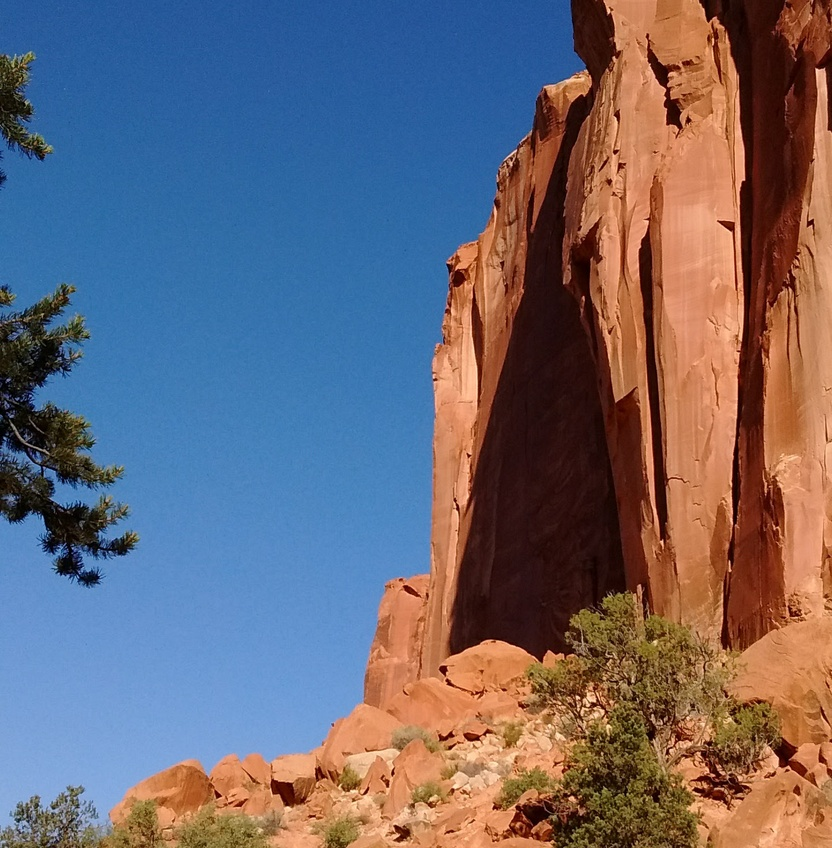
#> input picture figures/utah.cropped.jpg, 832 x 848 px, shrunk from 1440 x 1468 before the run
$ python svd-compress.py   (Python 2 division)   (older library calls are emulated)
#> lines starting #> are read from the running program, lines starting #| are printed output that depends on the picture
from numpy import *
import numpy.linalg
import matplotlib.pyplot as plt

from scipy import misc
img = misc.imread('utah.cropped.jpg', mode='YCbCr')
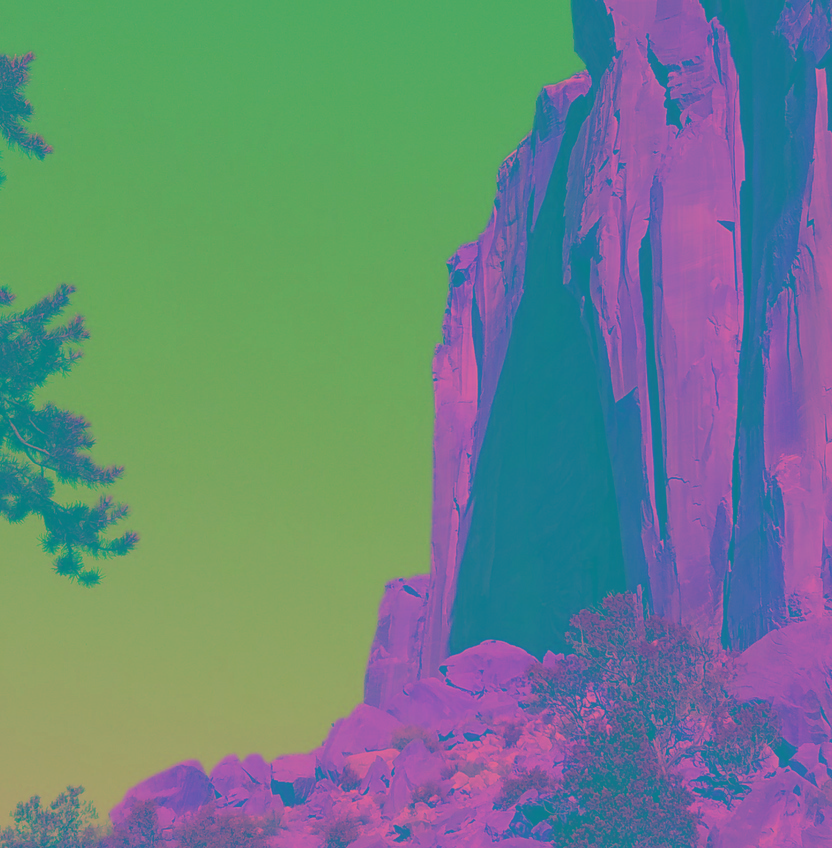
#> img: shape (848, 832, 3); mean R, G, B 105.2, 132.4, 129
img = img[:,:,0]  # isolate Y channel
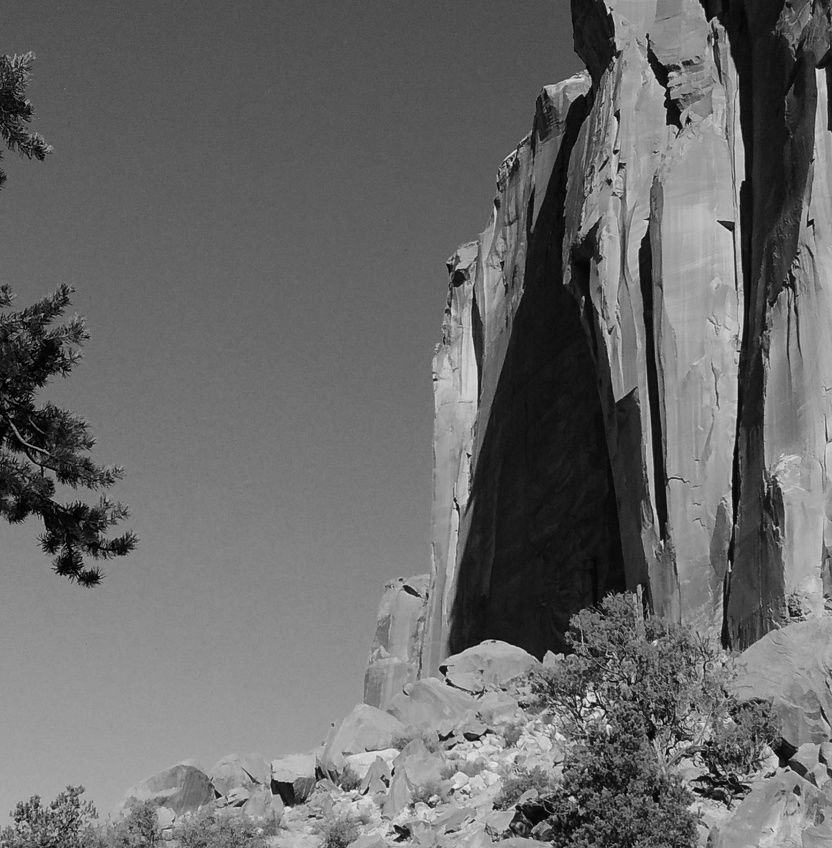
#> img: shape (848, 832); min 0, max 235, mean 105.2

misc.imsave('utah.gray.jpg', img)

svd = numpy.linalg.svd(img, full_matrices=False)
print len(svd[1])
#| 832

rank = 500
singular = svd[1]
#> singular = 832 values, max 91411 at index 0, min 0.498 at index 831, mean 513
sigma = numpy.append(singular[:rank], numpy.zeros(len(singular)-rank))
#> sigma = 832 values, max 91411 at index 0, min 0 at index 500, mean 501.1
sigma = numpy.diag(sigma)


u = svd[0]
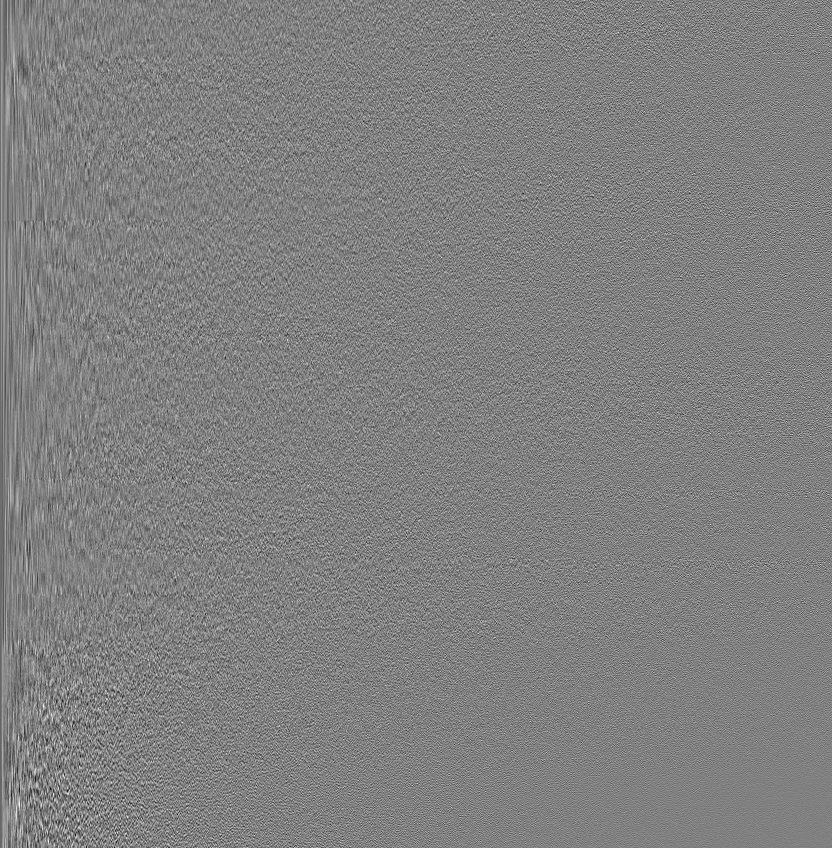
#> u: shape (848, 832) float64; min -0.212, max 0.208, mean -4.41e-05; drawn with min black and max white
v = svd[2]

print u.shape
#| (848, 832)
print sigma.shape
#| (832, 832)
print v.shape
#| (832, 832)

image = numpy.matmul(u, numpy.matmul(sigma, v))

misc.imsave('utah.gray.0.jpg', image)
